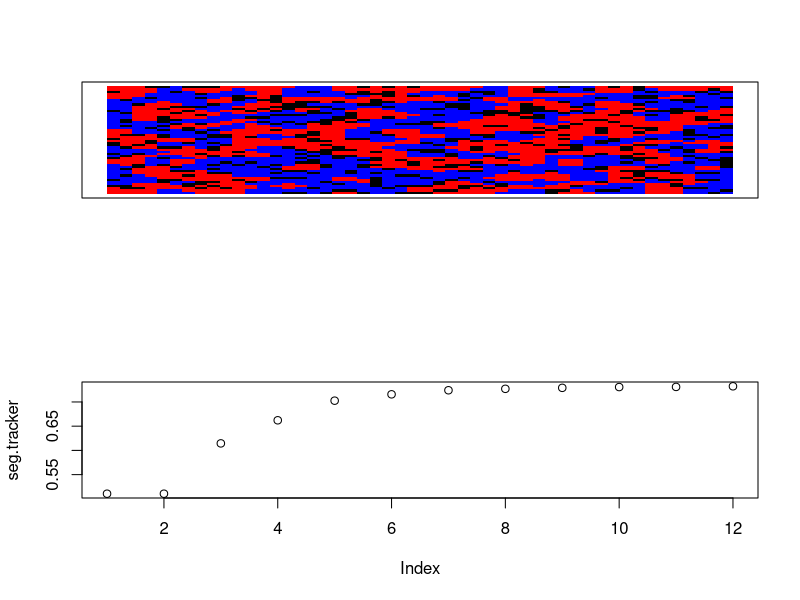

Write the R code that produced this figure.
# model parameters ####
rows <- 50 
cols <- 50
proportion.group.1 <- .5 # proportion of red agents
empty <- .2 # proportion of grid that will be empty space
min.similarity <- 3/8 # minimum proportion of neighbors that are the same type to not move

# create.grid ####
# generates a rows x column matrix and randomly places the initial population
# values in the matrix are either 0, 1, or 2
# if 0, the space is empty
# 1 and 2 represent the two different groups
create.grid <- function(rows, cols, proportion.group.1, empty){
  pop.size.group.1 <- (rows*cols)*(1-empty)*proportion.group.1
  pop.size.group.2 <- (rows*cols)*(1-empty)*(1-proportion.group.1)
  
  initial.population <- sample(c(
    rep(1, pop.size.group.1), 
    rep(2, pop.size.group.2), 
    rep(0, (rows*cols)-pop.size.group.1-pop.size.group.2)
  ))
  grid <- matrix(initial.population, nrow=rows, ncol=cols)
}

# visualize.grid ####
# outputs a visualization of the grid, with red squares representing group 1,
# blue squares group 2, and black squares empty locations.
visualize.grid <- function(grid){
  image(grid, col=c('black','red','blue'), xaxs=NULL, yaxs=NULL, xaxt='n', yaxt='n')
}

# empty.locations ####
# returns all the locations in the grid that are empty
# output is an N x 2 array, with N equal to the number of empty locations
# the 2 columns contain the row and column of the empty location.
empty.locations <- function(grid){
  return(which(grid==0, arr.ind=T))
}

# similarity.to.center ####
# takes a grid and the center.val of that grid and returns
# the proportion of cells that are the same as the center,
# ignoring empty cells. the center.val must be specified
# manually in case the grid has an even number of rows or 
# columns
similarity.to.center <- function(grid.subset, center.val){
  if(center.val == 0){ return(NA) }
  same <- sum(grid.subset==center.val) - 1
  not.same <- sum(grid.subset!=center.val) - sum(grid.subset==0)
  return(same/(same+not.same))
}

# segregation ####
# computes the proportion of neighbors who are from the same group
segregation <- function(grid){
  same.count <- 0
  diff.count <- 0
  for(row in 1:(nrow(grid)-1)){
    for(col in 1:(ncol(grid)-1)){
      if(grid[row,col] != 0 && grid[row+1,col+1] != 0){
        if(grid[row,col] != grid[row+1,col+1]){
          diff.count <- diff.count + 1
        } else {
          same.count <- same.count + 1
        }
      }
    }
  }
  return(same.count / (same.count + diff.count))
}

# unhappy.agents ####
# takes a grid and a minimum similarity threshold and computes
# a list of all of the agents that are unhappy with their 
# current location. the output is N x 2, with N equal to the
# number of unhappy agents and the columns representing the 
# location (row, col) of the unhappy agent in the grid
unhappy.agents <- function(grid, min.similarity){
  grid.copy <- grid
  for(row in 1:rows){
    for(col in 1:cols){
      similarity.score <- similarity.to.center(grid[max(0, row-1):min(rows,row+1), max(0,col-1):min(cols,col+1)], grid[row,col])
      if(is.na(similarity.score)){
        grid.copy[row,col] <- NA
      } else {
        grid.copy[row,col] <- similarity.score >= min.similarity
      }
    }
  }
  return(which(grid.copy==FALSE, arr.ind = T))
}

# one.round ####
# runs a single round of the simulation. the round starts by finding
# all of the unhappy agents and empty spaces. then unhappy agents are randomly
# assigned to a new empty location. a new grid is generated to reflect all of
# the moves that took place.
one.round <- function(grid, min.similarity){
  #new.grid <- grid
  empty.spaces <- empty.locations(grid)
  unhappy <- unhappy.agents(grid, min.similarity)
  empty.spaces <- empty.spaces[sample(1:nrow(empty.spaces)), ]
  for(i in 1:nrow(empty.spaces)){
    if(i>nrow(unhappy)){break; }
    grid[empty.spaces[i,1], empty.spaces[i,2]] <- grid[unhappy[i,1], unhappy[i,2]]
    grid[unhappy[i,1], unhappy[i,2]] <- 0
  }
  return(grid)
}

# running the simulation ####
done <- FALSE # a variable to keep track of whether the simulation is complete
grid <- create.grid(rows, cols, proportion.group.1, empty)
seg.tracker <- c(segregation(grid)) # keeping a running tally of the segregation scores for each round
while(!done){
  new.grid <- one.round(grid, min.similarity) # run one round of the simulation, and store output in new.grid
  seg.tracker <- c(seg.tracker, segregation(grid)) # calculate segregation score and add to running list
  if(all(new.grid == grid)){ # check if the new.grid is identical to the last grid
    done <- TRUE # if it is, simulation is over -- no agents want to move
  } else {
    grid <- new.grid # otherwise, replace grid with new.grid, and loop again.
  }
}
layout(1:2) # change graphics device to have two plots
visualize.grid(grid) # show resulting grid
plot(seg.tracker) # plot segregation over time
